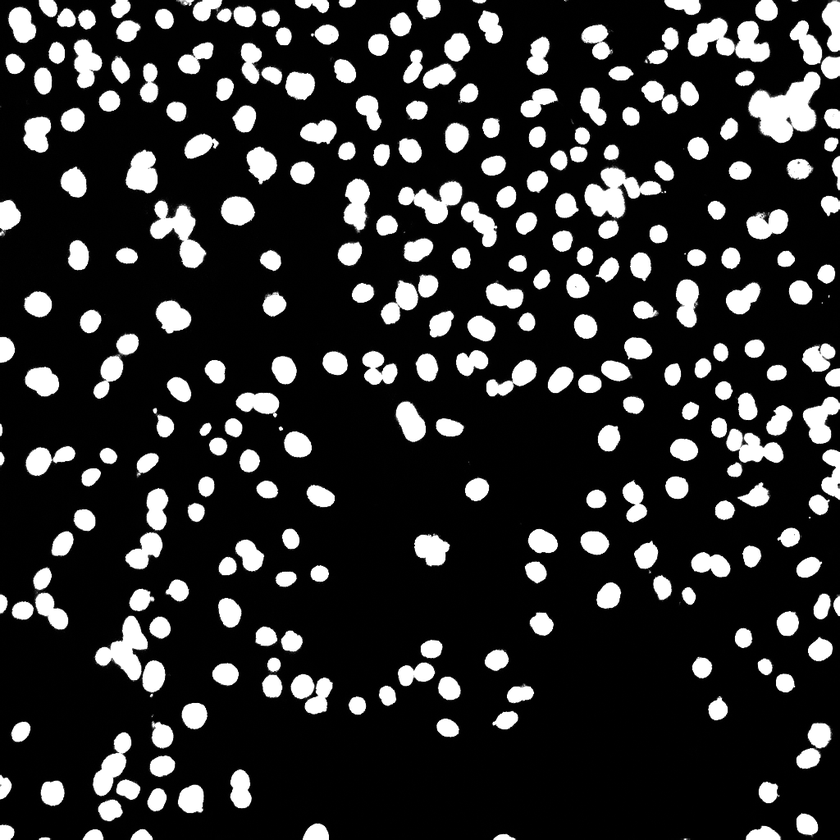
#> input picture images/colon-cancer-2x-photoshop.png, 840 x 840 px, shrunk from 1024 x 1024 before the run
$ python main2.py
#> lines starting #> are read from the running program, lines starting #| are printed output that depends on the picture
import numpy as np
import cv2
import matplotlib.pyplot as plt


IMAGE: str = "./images/colon-cancer-2x-photoshop.png"

# read original image
image = cv2.imread(IMAGE)
#> image is the input picture: shape (840, 840, 3); min 0, max 255, mean 44.4

# convet to gray scale image
gray = cv2.cvtColor(image, cv2.COLOR_BGR2GRAY)


# apply median filter for smoothning
blurM = cv2.medianBlur(gray, 5)


# apply gaussian filter for smoothning
blurG = cv2.GaussianBlur(gray, (9, 9), 0)
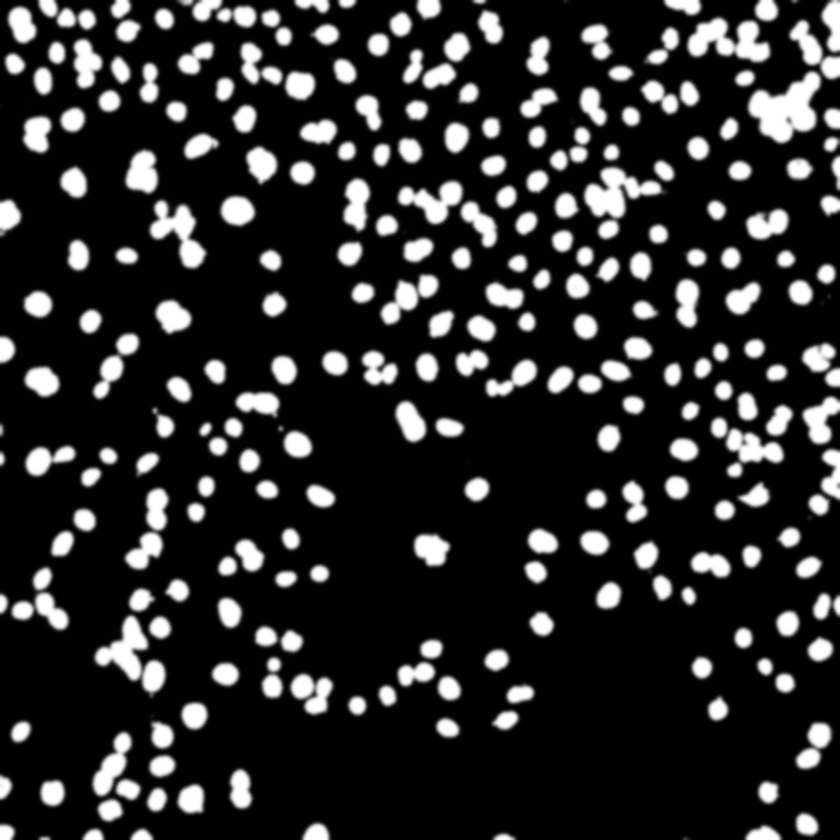
#> blurG: shape (840, 840); min 0, max 255, mean 44.3

# histogram equalization
histoNorm = cv2.equalizeHist(gray)
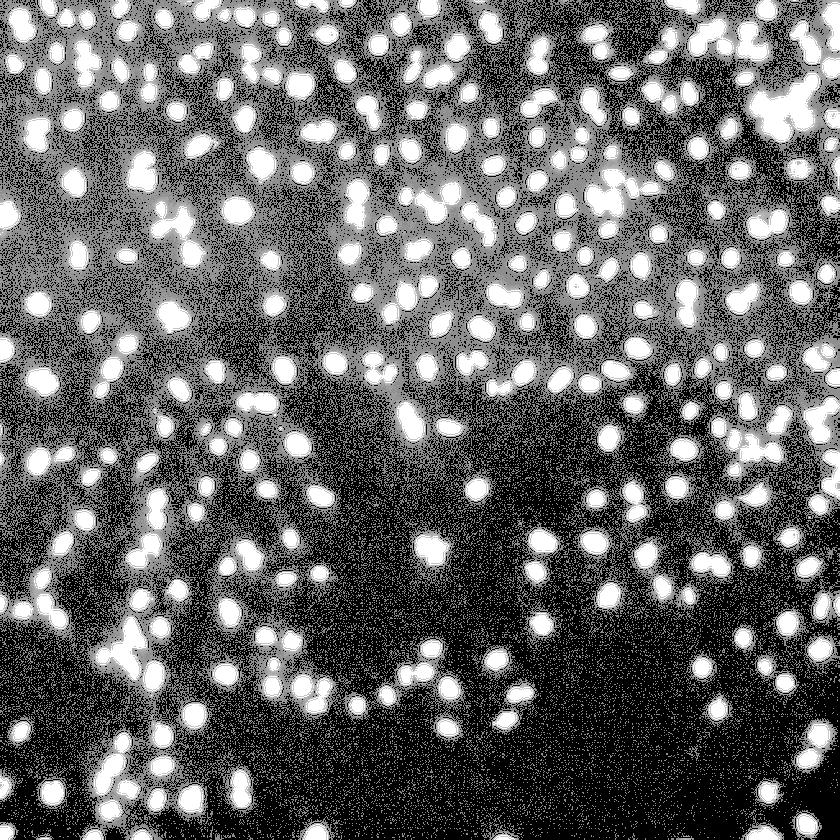
#> histoNorm: shape (840, 840); min 0, max 255, mean 101


# create a CLAHE object for contrast Limited Adaptive Histogram Equalization (CLAHE)
clahe = cv2.createCLAHE(clipLimit=2.0, tileGridSize=(8, 8))
claheNorm = clahe.apply(gray)


# contrast stretching
# Function to map each intensity level to output intensity level.
def pixelVal(pix, r1, s1, r2, s2):
    if (0 <= pix and pix <= r1):
        return (s1 / r1) * pix
    elif (r1 < pix and pix <= r2):
        return ((s2 - s1) / (r2 - r1)) * (pix - r1) + s1
    else:
        return ((255 - s2) / (255 - r2)) * (pix - r2) + s2

# Define parameters.


r1 = 70
s1 = 0
r2 = 200
s2 = 255

# Vectorize the function to apply it to each value in the Numpy array.
pixelVal_vec = np.vectorize(pixelVal)

# Apply contrast stretching.
contrast_stretched = pixelVal_vec(gray, r1, s1, r2, s2)
contrast_stretched_blurM = pixelVal_vec(blurM, r1, s1, r2, s2)
plt.imshow(contrast_stretched_blurM)
plt.show()
cv2.imwrite('./output/Final_Output_colour.png', contrast_stretched_blurM)
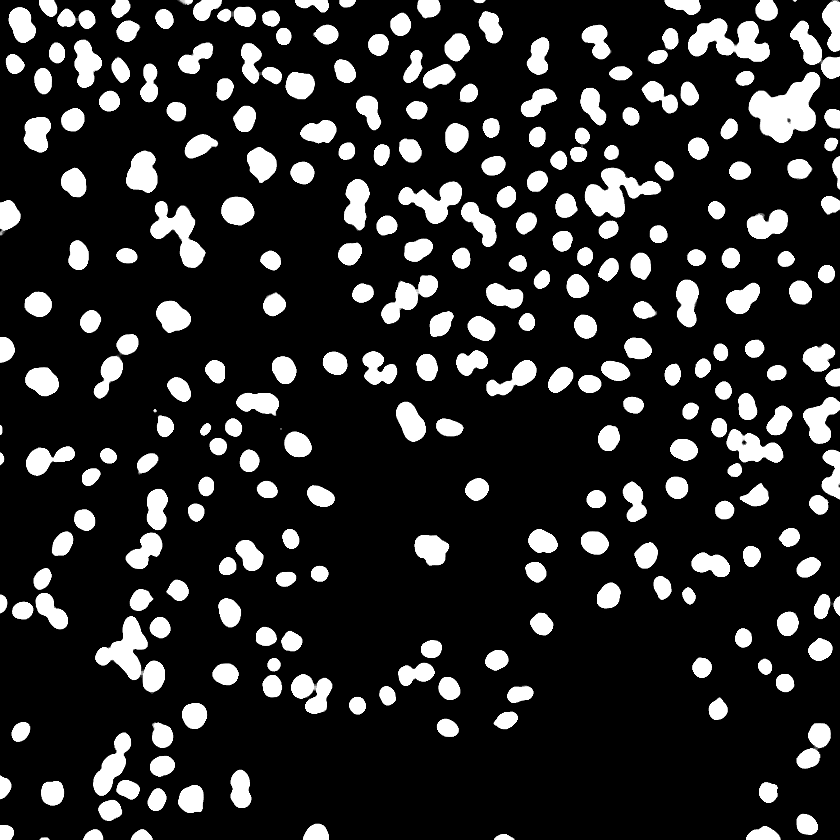
#> saved as Final_Output_colour.png: shape (840, 840); min 0, max 255, mean 42.9

# edge detection using canny edge detector
edge = cv2.Canny(gray, 100, 200)
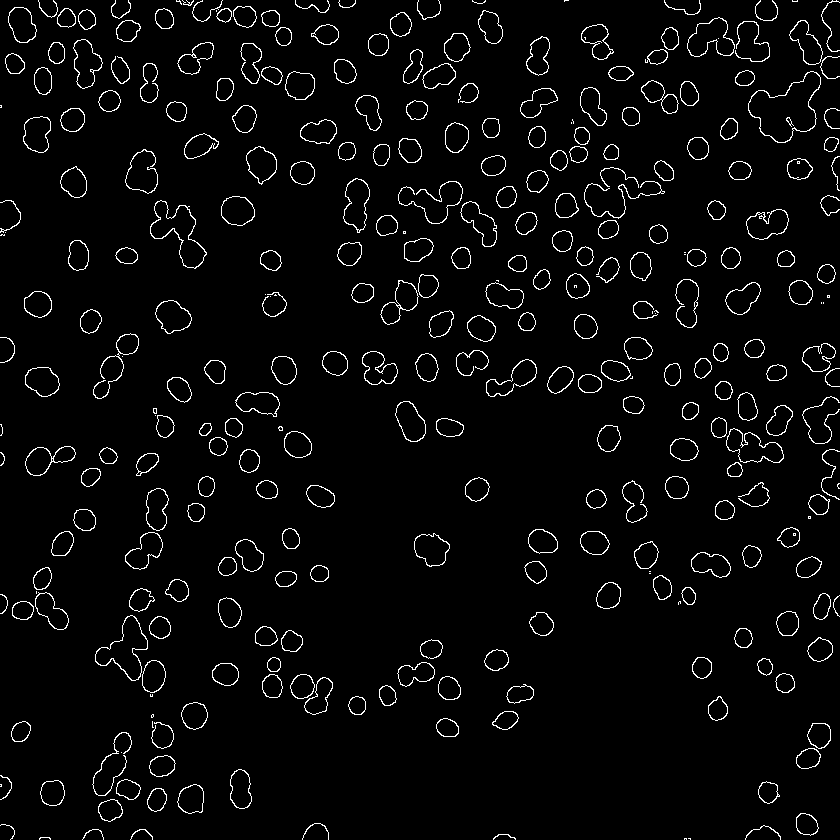
#> edge: shape (840, 840); 3.6% white in thin lines or dots

edgeG = cv2.Canny(blurG, 100, 200)
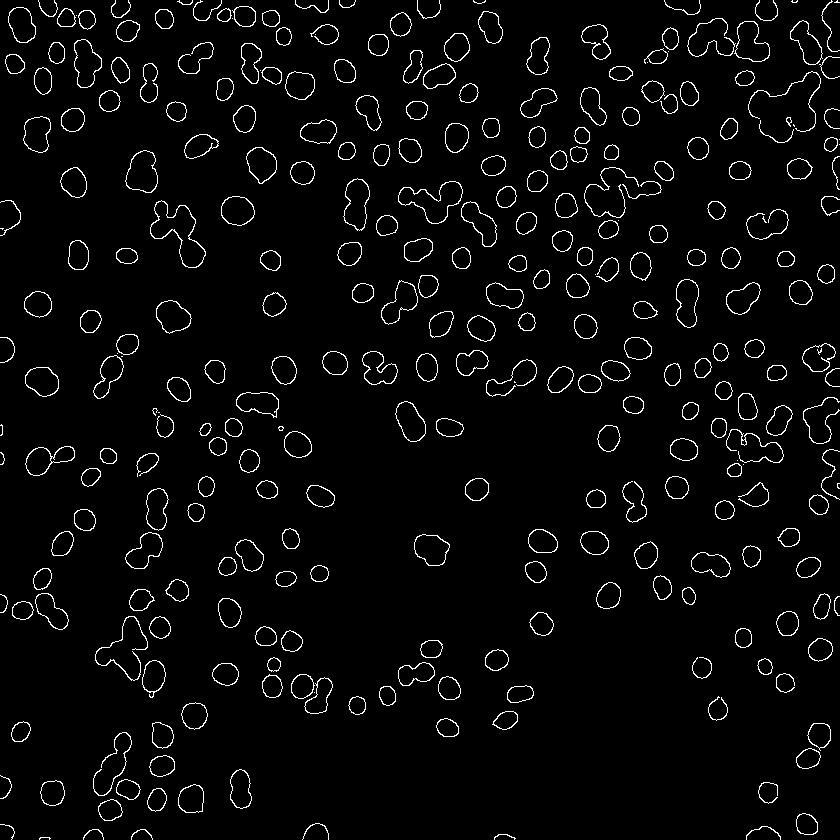
#> edgeG: shape (840, 840); 3.5% white in thin lines or dots

edgeM = cv2.Canny(blurM, 100, 200)
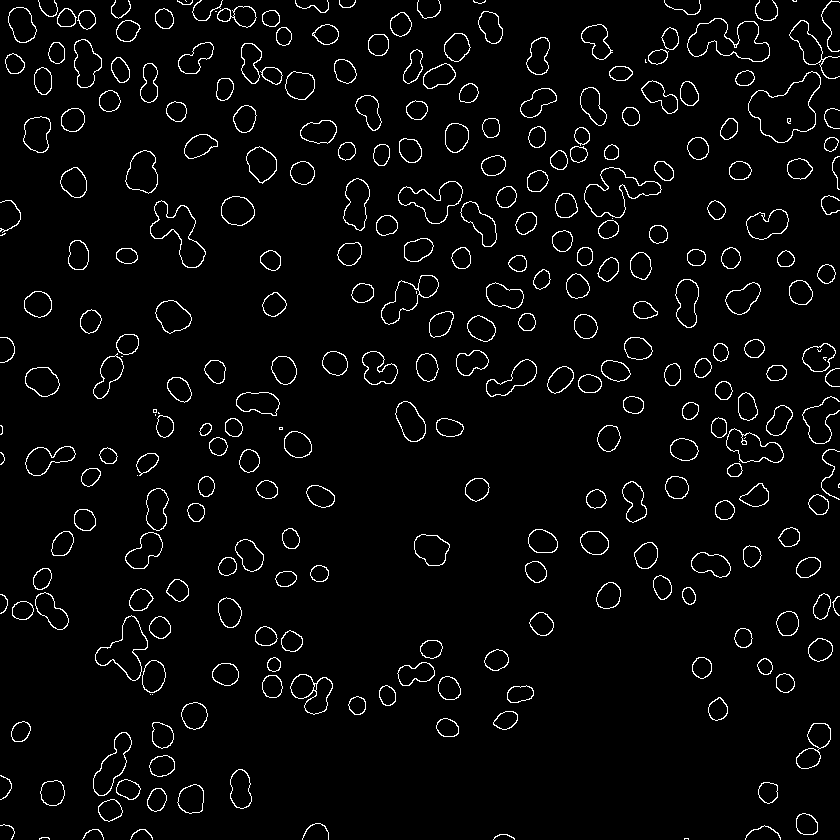
#> edgeM: shape (840, 840); 3.6% white in thin lines or dots
cv2.imwrite('./output/Final_Output.png', edgeM)


# Plotting Images
titles = ['Original img', 'gray', 'bliurM', 'blurG', 'HistEq', 'Contrast Limited Adaptive Histogram Equalization',
          'contrast_stretched', 'contrast_stretched_blurM', 'canny edge detector', 'cannyBlurG', 'CannnyBlurM']
images = [image, gray, blurM, blurG, histoNorm, claheNorm,
          contrast_stretched, contrast_stretched_blurM, edge, edgeG, edgeM]
for i in range(len(titles)):
    plt.subplot(4, 3, i+1), plt.imshow(images[i])
    plt.title(titles[i])
    plt.xticks([]), plt.yticks([])

plt.show()
